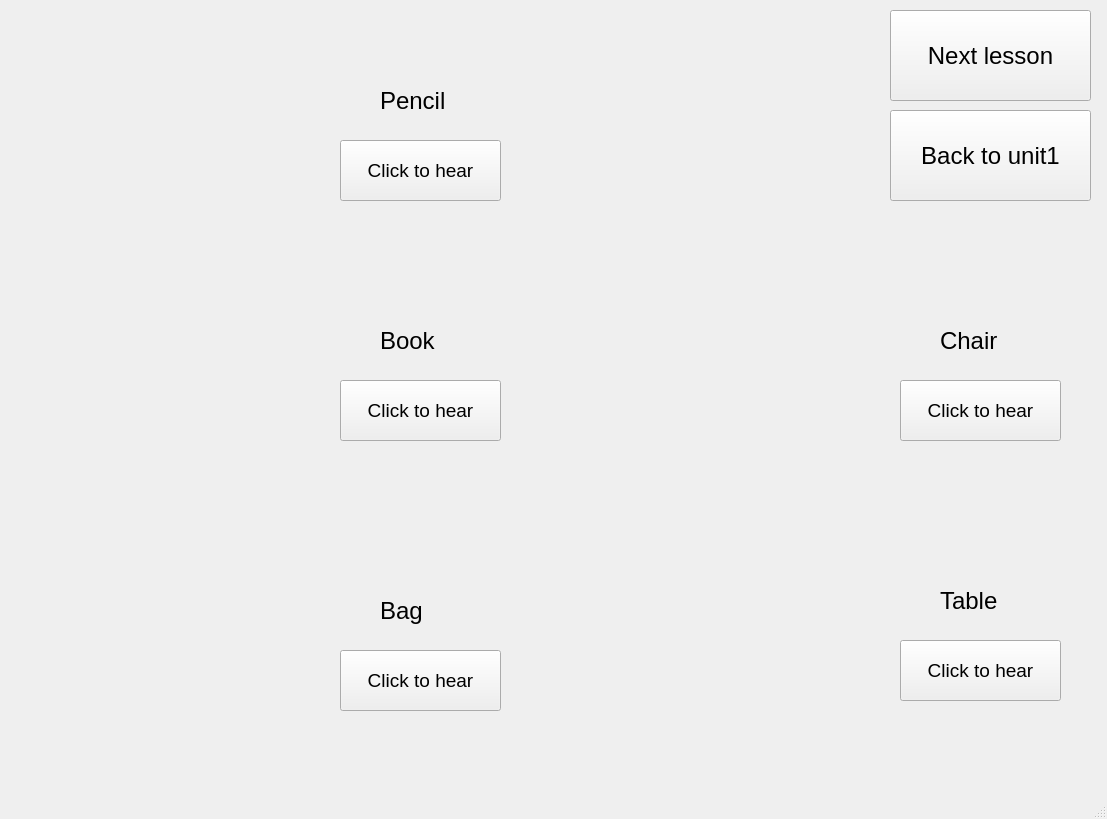
<?xml version="1.0" encoding="UTF-8"?>
<ui version="4.0">
 <class>MainWindow</class>
 <widget class="QMainWindow" name="MainWindow">
  <property name="geometry">
   <rect>
    <x>0</x>
    <y>0</y>
    <width>1107</width>
    <height>819</height>
   </rect>
  </property>
  <property name="windowTitle">
   <string>MainWindow</string>
  </property>
  <widget class="QWidget" name="centralwidget">
   <widget class="QLabel" name="label_2">
    <property name="geometry">
     <rect>
      <x>20</x>
      <y>10</y>
      <width>311</width>
      <height>241</height>
     </rect>
    </property>
    <property name="text">
     <string/>
    </property>
    <property name="pixmap">
     <pixmap>../PTI picture SPCK/pencil.svg</pixmap>
    </property>
    <property name="scaledContents">
     <bool>true</bool>
    </property>
   </widget>
   <widget class="QPushButton" name="btn_pencil">
    <property name="geometry">
     <rect>
      <x>340</x>
      <y>140</y>
      <width>161</width>
      <height>61</height>
     </rect>
    </property>
    <property name="font">
     <font>
      <pointsize>14</pointsize>
     </font>
    </property>
    <property name="text">
     <string>Click to hear</string>
    </property>
   </widget>
   <widget class="QLabel" name="label">
    <property name="geometry">
     <rect>
      <x>380</x>
      <y>80</y>
      <width>81</width>
      <height>41</height>
     </rect>
    </property>
    <property name="font">
     <font>
      <pointsize>18</pointsize>
     </font>
    </property>
    <property name="text">
     <string>Pencil</string>
    </property>
   </widget>
   <widget class="QPushButton" name="btn_book">
    <property name="geometry">
     <rect>
      <x>340</x>
      <y>380</y>
      <width>161</width>
      <height>61</height>
     </rect>
    </property>
    <property name="font">
     <font>
      <pointsize>14</pointsize>
     </font>
    </property>
    <property name="text">
     <string>Click to hear</string>
    </property>
   </widget>
   <widget class="QLabel" name="label_3">
    <property name="geometry">
     <rect>
      <x>380</x>
      <y>320</y>
      <width>81</width>
      <height>41</height>
     </rect>
    </property>
    <property name="font">
     <font>
      <pointsize>18</pointsize>
     </font>
    </property>
    <property name="text">
     <string>Book</string>
    </property>
   </widget>
   <widget class="QLabel" name="label_4">
    <property name="geometry">
     <rect>
      <x>10</x>
      <y>250</y>
      <width>311</width>
      <height>241</height>
     </rect>
    </property>
    <property name="text">
     <string/>
    </property>
    <property name="pixmap">
     <pixmap>../PTI picture SPCK/BOOK.jpg</pixmap>
    </property>
    <property name="scaledContents">
     <bool>true</bool>
    </property>
   </widget>
   <widget class="QLabel" name="label_5">
    <property name="geometry">
     <rect>
      <x>380</x>
      <y>590</y>
      <width>81</width>
      <height>41</height>
     </rect>
    </property>
    <property name="font">
     <font>
      <pointsize>18</pointsize>
     </font>
    </property>
    <property name="text">
     <string>Bag</string>
    </property>
   </widget>
   <widget class="QPushButton" name="btn_bag">
    <property name="geometry">
     <rect>
      <x>340</x>
      <y>650</y>
      <width>161</width>
      <height>61</height>
     </rect>
    </property>
    <property name="font">
     <font>
      <pointsize>14</pointsize>
     </font>
    </property>
    <property name="text">
     <string>Click to hear</string>
    </property>
   </widget>
   <widget class="QLabel" name="label_6">
    <property name="geometry">
     <rect>
      <x>10</x>
      <y>520</y>
      <width>311</width>
      <height>241</height>
     </rect>
    </property>
    <property name="text">
     <string/>
    </property>
    <property name="pixmap">
     <pixmap>../PTI picture SPCK/bag.jpg</pixmap>
    </property>
    <property name="scaledContents">
     <bool>true</bool>
    </property>
   </widget>
   <widget class="QPushButton" name="btn_chair">
    <property name="geometry">
     <rect>
      <x>900</x>
      <y>380</y>
      <width>161</width>
      <height>61</height>
     </rect>
    </property>
    <property name="font">
     <font>
      <pointsize>14</pointsize>
     </font>
    </property>
    <property name="text">
     <string>Click to hear</string>
    </property>
   </widget>
   <widget class="QLabel" name="label_7">
    <property name="geometry">
     <rect>
      <x>570</x>
      <y>250</y>
      <width>311</width>
      <height>241</height>
     </rect>
    </property>
    <property name="text">
     <string/>
    </property>
    <property name="pixmap">
     <pixmap>../PTI picture SPCK/chair.jfif</pixmap>
    </property>
    <property name="scaledContents">
     <bool>true</bool>
    </property>
   </widget>
   <widget class="QLabel" name="label_8">
    <property name="geometry">
     <rect>
      <x>940</x>
      <y>320</y>
      <width>81</width>
      <height>41</height>
     </rect>
    </property>
    <property name="font">
     <font>
      <pointsize>18</pointsize>
     </font>
    </property>
    <property name="text">
     <string>Chair</string>
    </property>
   </widget>
   <widget class="QPushButton" name="btn_table">
    <property name="geometry">
     <rect>
      <x>900</x>
      <y>640</y>
      <width>161</width>
      <height>61</height>
     </rect>
    </property>
    <property name="font">
     <font>
      <pointsize>14</pointsize>
     </font>
    </property>
    <property name="text">
     <string>Click to hear</string>
    </property>
   </widget>
   <widget class="QLabel" name="label_9">
    <property name="geometry">
     <rect>
      <x>570</x>
      <y>510</y>
      <width>311</width>
      <height>241</height>
     </rect>
    </property>
    <property name="text">
     <string/>
    </property>
    <property name="pixmap">
     <pixmap>../PTI picture SPCK/table.jpg</pixmap>
    </property>
    <property name="scaledContents">
     <bool>true</bool>
    </property>
   </widget>
   <widget class="QLabel" name="label_10">
    <property name="geometry">
     <rect>
      <x>940</x>
      <y>580</y>
      <width>81</width>
      <height>41</height>
     </rect>
    </property>
    <property name="font">
     <font>
      <pointsize>18</pointsize>
     </font>
    </property>
    <property name="text">
     <string>Table</string>
    </property>
   </widget>
   <widget class="QPushButton" name="bt_next">
    <property name="geometry">
     <rect>
      <x>890</x>
      <y>10</y>
      <width>201</width>
      <height>91</height>
     </rect>
    </property>
    <property name="font">
     <font>
      <pointsize>18</pointsize>
     </font>
    </property>
    <property name="text">
     <string>Next lesson</string>
    </property>
   </widget>
   <widget class="QPushButton" name="BacktoU1">
    <property name="geometry">
     <rect>
      <x>890</x>
      <y>110</y>
      <width>201</width>
      <height>91</height>
     </rect>
    </property>
    <property name="font">
     <font>
      <pointsize>18</pointsize>
     </font>
    </property>
    <property name="text">
     <string>Back to unit1</string>
    </property>
   </widget>
  </widget>
  <widget class="QMenuBar" name="menubar">
   <property name="geometry">
    <rect>
     <x>0</x>
     <y>0</y>
     <width>1107</width>
     <height>26</height>
    </rect>
   </property>
  </widget>
  <widget class="QStatusBar" name="statusbar"/>
 </widget>
 <resources/>
 <connections/>
</ui>
